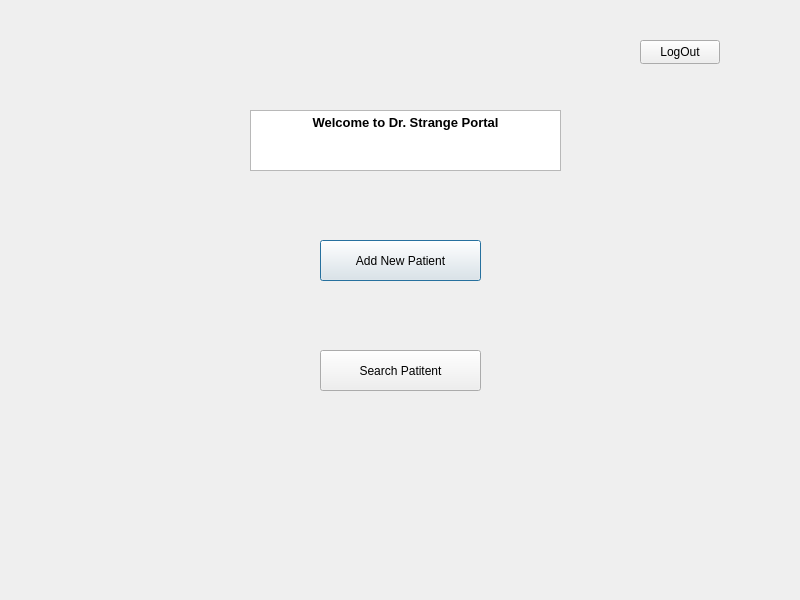
<?xml version="1.0" encoding="UTF-8"?>
<ui version="4.0">
 <class>doctor_main</class>
 <widget class="QDialog" name="doctor_main">
  <property name="geometry">
   <rect>
    <x>0</x>
    <y>0</y>
    <width>800</width>
    <height>600</height>
   </rect>
  </property>
  <property name="windowTitle">
   <string>DrStrange v.0.1-pre-release</string>
  </property>
  <widget class="QTextBrowser" name="textBrowser">
   <property name="geometry">
    <rect>
     <x>250</x>
     <y>110</y>
     <width>311</width>
     <height>61</height>
    </rect>
   </property>
   <property name="html">
    <string>&lt;!DOCTYPE HTML PUBLIC &quot;-//W3C//DTD HTML 4.0//EN&quot; &quot;http://www.w3.org/TR/REC-html40/strict.dtd&quot;&gt;
&lt;html&gt;&lt;head&gt;&lt;meta name=&quot;qrichtext&quot; content=&quot;1&quot; /&gt;&lt;meta charset=&quot;utf-8&quot; /&gt;&lt;style type=&quot;text/css&quot;&gt;
p, li { white-space: pre-wrap; }
hr { height: 1px; border-width: 0; }
&lt;/style&gt;&lt;/head&gt;&lt;body style=&quot; font-family:'Segoe UI'; font-size:9pt; font-weight:400; font-style:normal;&quot;&gt;
&lt;p align=&quot;center&quot; style=&quot; margin-top:0px; margin-bottom:0px; margin-left:0px; margin-right:0px; -qt-block-indent:0; text-indent:0px;&quot;&gt;&lt;span style=&quot; font-family:'Microsoft YaHei UI'; font-size:10pt; font-weight:700;&quot;&gt;Welcome to Dr. Strange Portal&lt;/span&gt;&lt;/p&gt;&lt;/body&gt;&lt;/html&gt;</string>
   </property>
  </widget>
  <widget class="QPushButton" name="pushButton">
   <property name="geometry">
    <rect>
     <x>320</x>
     <y>240</y>
     <width>161</width>
     <height>41</height>
    </rect>
   </property>
   <property name="text">
    <string>Add New Patient</string>
   </property>
  </widget>
  <widget class="QPushButton" name="pushButton_2">
   <property name="geometry">
    <rect>
     <x>320</x>
     <y>350</y>
     <width>161</width>
     <height>41</height>
    </rect>
   </property>
   <property name="text">
    <string>Search Patitent</string>
   </property>
  </widget>
  <widget class="QPushButton" name="pushButton_4">
   <property name="geometry">
    <rect>
     <x>640</x>
     <y>40</y>
     <width>80</width>
     <height>24</height>
    </rect>
   </property>
   <property name="text">
    <string>LogOut</string>
   </property>
  </widget>
 </widget>
 <resources/>
 <connections/>
</ui>
